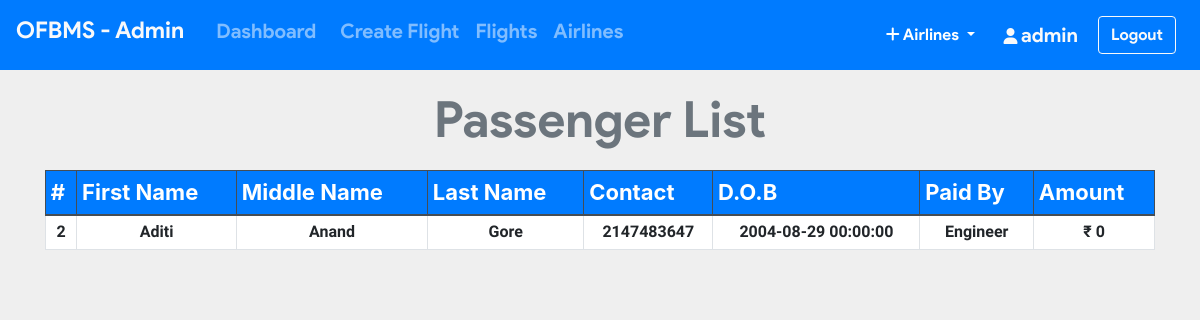
/admin/pass_list.php?flight_id=45 (signed in), run on the app's committed database.
### tables this page shows
CREATE TABLE `ticket` (
  `ticket_id` int(11) NOT NULL,
  `passenger_id` int(11) NOT NULL,
  `flight_id` int(11) NOT NULL,
  `user_id` int(11) NOT NULL,
  `seat_no` varchar(10) NOT NULL,
  `cost` int(11) NOT NULL,
  `class` varchar(3) NOT NULL
);

CREATE TABLE `passenger_profile` (
  `passenger_id` int(11) NOT NULL,
  `user_id` int(11) NOT NULL,
  `flight_id` int(11) NOT NULL,
  `mobile` int(25) NOT NULL,
  `dob` datetime NOT NULL,
  `f_name` varchar(20) DEFAULT NULL,
  `m_name` varchar(20) DEFAULT NULL,
  `l_name` varchar(20) DEFAULT NULL
);

CREATE TABLE `users` (
  `user_id` int(11) NOT NULL,
  `username` varchar(20) NOT NULL,
  `email` varchar(50) NOT NULL,
  `password` varchar(100) NOT NULL
);

CREATE TABLE `payment` (
  `card_no` varchar(16) NOT NULL,
  `user_id` int(11) NOT NULL,
  `flight_id` int(11) NOT NULL,
  `expire_date` varchar(5) DEFAULT NULL,
  `amount` int(11) NOT NULL
);

### admin/pass_list.php (the view, shortened to what this page needs)
<?php include_once 'header.php'; ?>
<?php include_once 'footer.php';
require '../helpers/init_conn_db.php';?>
    <main>
        <?php if(isset($_SESSION['adminId'])) { ?>
          <div class="container-md mt-2">
            <h1 class="display-4 text-center text-secondary"
              >Passenger List</h1>
            <table class="table table-bordered table-sm">
              <thead class="thead-dark">
                <tr>
                  <th>#</th>
                  <th scope="col">First Name</th>
                  <th scope="col">Middle Name</th>
                  <th scope="col">Last Name</th>
                  <th scope="col">Contact</th>
                  <th scope="col">D.O.B</th>
                  <th scope="col">Paid By</th>
                  <th scope="col">Amount</th>
                </tr>
              </thead>
              <tbody>
                <?php
                $cnt=1;
                $flight_id = $_GET['flight_id'];
                $sql_t = 'SELECT * FROM Ticket WHERE flight_id=?';
                $stmt_t = mysqli_stmt_init($conn);
                if(!mysqli_stmt_prepare($stmt_t,$sql_t)) {
                    header('Location: ticket.php?error=sqlerror');
                    exit();
                } else {
                    mysqli_stmt_bind_param($stmt_t,'i',$flight_id);
                    mysqli_stmt_execute($stmt_t);
                    $result_t = mysqli_stmt_get_result($stmt_t);
                    while($row_t = mysqli_fetch_assoc($result_t)) {
                      $sql = 'SELECT * FROM Passenger_profile WHERE passenger_id=?';
                      $stmt = mysqli_stmt_init($conn);
                      mysqli_stmt_prepare($stmt,$sql);
                      mysqli_stmt_bind_param($stmt,'i',$row_t['passenger_id']);
                      mysqli_stmt_execute($stmt);
                      $result = mysqli_stmt_get_result($stmt);
                      if ($row = mysqli_fetch_assoc($result)) {
                          $sql_p = 'SELECT * FROM PAYMENT WHERE flight_id=? AND user_id=?';
                          $stmt_p = mysqli_stmt_init($conn);
                          mysqli_stmt_prepare($stmt_p,$sql_p);
                          mysqli_stmt_bind_param($stmt_p,'ii',$flight_id,$row['user_id']);
                          mysqli_stmt_execute($stmt_p);
                          $result_p = mysqli_stmt_get_result($stmt_p);
                          if ($row_p = mysqli_fetch_assoc($result_p)) {
                            $sql_u = 'SELECT * FROM Users WHERE user_id=?';
                            $stmt_u = mysqli_stmt_init($conn);
                            mysqli_stmt_prepare($stmt_u,$sql_u);
                            mysqli_stmt_bind_param($stmt_u,'i',$row['user_id']);
                            mysqli_stmt_execute($stmt_u);
                            $result_u = mysqli_stmt_get_result($stmt_u);
                            if ($row_u = mysqli_fetch_assoc($result_u)) {
                              echo "
                              <tr class='text-center'>
                                <td>".$cnt."</td>
                                <td>".$row['f_name']."</td>
                                <td>".$row['m_name']."</td>
                                <td>".$row['l_name']."</td>
                                <td>".$row['mobile']."</td>
                                <td>".$row['dob']."</td>
                                <td scope='row'>".$row_u['username']."</td>
                                <td>₹ ".$row_p['amount']."</td>
                              </tr>
                              ";
                            }
                          }
                      }
                      $cnt++; }
                      }
                ?>
              </tbody>
            </table>
          </div>
        <?php } ?>
    </main>

### admin/header.php (style rules this page uses)
.table .thead-dark th { background-color: #007bff; }

### admin/pass_list.php (style rules this page uses)
table { background-color: white; }
h1 { margin-top: 20px; margin-bottom: 20px; font-family: 'product sans'; font-size: 50px !important; font-weight: lighter; }
body { background-color: #efefef; }
th { font-size: 22px; }
td { margin-top: 10px !important; font-size: 16px; font-weight: bold; font-family: 'Assistant', sans-serif !important; }

### data on the page
ticket: passenger.f_name "Aditi", passenger.m_name "Anand", passenger.l_name "Gore", passenger.mobile "2147483647", passenger.dob "2004-08-29 00:00:00", user.username "Engineer", payment.amount "0"

### other printed values
$_SESSION['adminUname'] "admin"
